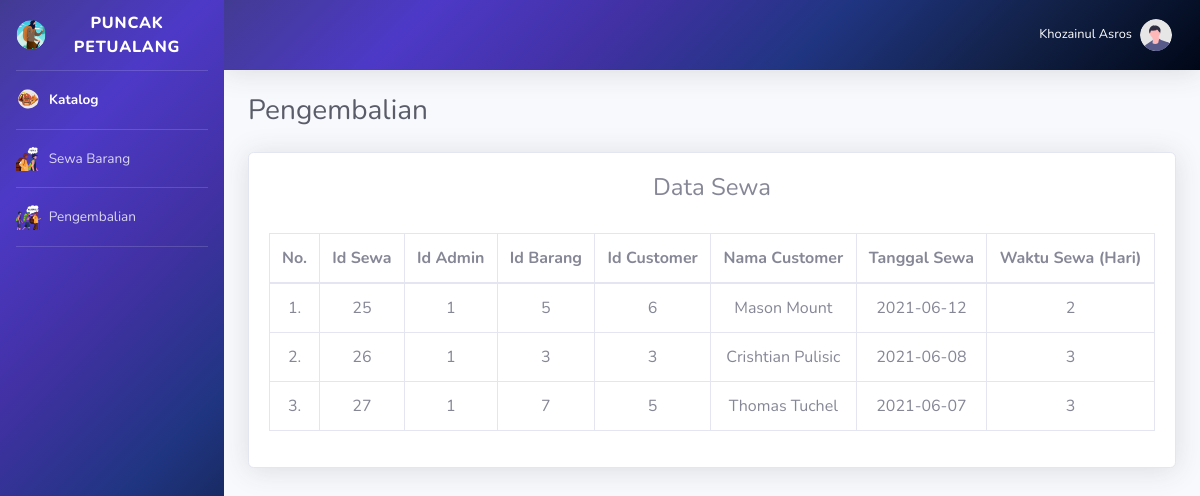
/data_sewa.php (signed in), run on the app's committed database.
### tables this page shows
CREATE TABLE `penyewaan` (
  `id_sewa` int(11) NOT NULL,
  `id_admin` int(11) NOT NULL,
  `id_barang` int(11) NOT NULL,
  `id_customer` int(11) NOT NULL,
  `tanggal_sewa` date NOT NULL,
  `waktu_sewa` int(25) NOT NULL
);

CREATE TABLE `customer` (
  `id_customer` int(11) NOT NULL,
  `nama` varchar(255) NOT NULL,
  `no_wa` varchar(255) NOT NULL,
  `alamat` varchar(255) NOT NULL,
  `tanggal_lahir` varchar(100) NOT NULL
);

### data_sewa.php (the view, shortened to what this page needs)
<!DOCTYPE html>
<?php
include "connection/koneksi.php";
$id = $_SESSION['id_admin'];
if(isset ($_SESSION['username'])){
    $query = "select * from admin natural join level_user where id_admin = $id";
    mysqli_query($conn, $query);
    $sql = mysqli_query($conn, $query);
    while($r = mysqli_fetch_array($sql)){
?>
<html lang="en">
<head>
    <link rel="stylesheet" href="css/Styles.css">
    <link href="vendor/fontawesome-free/css/all.min.css" rel="stylesheet" type="text/css">
    <link href="css/sb-admin-2.min.css" rel="stylesheet">
    <link href="css/arabic.css" rel="stylesheet" >
</head>
<body id="page-top">
    <div id="wrapper">
        <ul class="navbar-nav gradient-bg sidebar sidebar-dark accordion" id="accordionSidebar">
        <?php
            if($r['id_status'] == 2){
        ?>
            <a class="sidebar-brand d-flex align-items-center justify-content-center" href="#">
                <div class="sidebar-brand-icon">
                    <img src="img/logo.svg" width="30px" height="30px">
                </div>
                <div class="sidebar-brand-text mx-3">Puncak Petualang</div>
            </a>
            <hr class="sidebar-divider my-0">
            <li class="nav-item active">
                <a class="nav-link" href="data_barang.php">
                <img alt="Image placeholder" src="img/katalog.svg" width="25px" height="25px">
                    <span>&nbsp;Katalog</span>
                </a>
            </li>
            <hr class="sidebar-divider my-0">
            <li class="nav-item">
                <a class="nav-link" href="peminjaman.php">
                <img alt="Image placeholder" src="img/sewa.svg" width="25px" height="25px">
                    <span>&nbsp;Sewa Barang</span>
                </a>
            </li>
            <hr class="sidebar-divider my-0">
            <li class="nav-item">
                <a class="nav-link" href="pengembalian.php">
                <img alt="Image placeholder" src="img/kembali.svg" width="25px" height="25px">
                    <span>&nbsp;Pengembalian</span>
                </a>
            </li>
            <hr class="sidebar-divider my-0">
        <?php
            } else if($r['id_status'] == 1){
        ?>
            <a class="sidebar-brand d-flex align-items-center justify-content-center" href="#">
                <div class="sidebar-brand-icon">
                    <img src="img/logo.svg" width="30px" height="30px">
                </div>
                <div class="sidebar-brand-text mx-3">Puncak Petualang</div>
            </a>
            <hr class="sidebar-divider my-0">
            <li class="nav-item">
                <a class="nav-link" href="data_barang_admin.php">
                <img alt="Image placeholder" src="img/katalog.svg" width="25px" height="25px">
                    <span>&nbsp;Katalog</span>
                </a>
            </li>
            <hr class="sidebar-divider my-0">
            <li class="nav-item">
                <a class="nav-link" href="data_transaksi.php">
                <img alt="Image placeholder" src="img/tf.svg" width="25px" height="25px">
                    <span>&nbsp;Transaksi</span>
                </a>
            </li>
            <hr class="sidebar-divider my-0">
        <?php
            }
        ?>
        </ul>
        <div id="content-wrapper" class="d-flex flex-column">
            <div id="content">
                <nav class="navbar navbar-expand navbar-light gradient-bg topbar mb-4 static-top shadow">
                    <ul class="navbar-nav ml-auto">
                        <li class="nav-item dropdown no-arrow">
                            <a class="nav-link dropdown-toggle" href="#" id="userDropdown" role="button"
                                data-toggle="dropdown" aria-haspopup="true" aria-expanded="false">
                                <span class="mr-2 d-none d-lg-inline text-white small"><?php echo $r['nama'];?></span>
                                <img class="img-profile rounded-circle"
                                    src="img/undraw_profile.svg">
                            </a>
                        </li>
                    </ul>
                </nav>
            <div class="container-fluid">
                <div class="d-sm-flex align-items-center justify-content-between mb-4">
                    <h1 class="h3 mb-0 text-gray-800">Pengembalian</h1>
                </div>
                <section class="mar-top--x-3 mar-bottom--x-5">
                    <div class="card shadow mb-4">
                        <div class="card-body">
                            <div class="responsive">
                                <div class="judul">
                                    <h4 align="center">Data Sewa</h4>
                                    <br>
                                </div>
                                <?php
                                $query_data_sewa = "SELECT penyewaan.id_sewa, penyewaan.id_admin, penyewaan.id_barang, penyewaan.id_customer, customer.nama, penyewaan.tanggal_sewa, penyewaan.waktu_sewa
                                                    FROM penyewaan
                                                    INNER JOIN customer ON penyewaan.id_customer = customer.id_customer;";
                                $sql_data_sewa = mysqli_query($conn, $query_data_sewa);
                                $no = 1;
                                ?>
                                <table class="table table-bordered" id="dataTable" width="100%" cellspacing="0">
                                    <thead align="center">
                                        <tr>
                                            <th>No.</th>
                                            <th>Id Sewa</th>
                                            <th>Id Admin</th>
                                            <th>Id Barang</th>
                                            <th>Id Customer</th>
                                            <th>Nama Customer</th>
                                            <th>Tanggal Sewa</th>
                                            <th>Waktu Sewa (Hari)</th>
                                        </tr>
                                    </thead>
                                    <tbody align="center">
                                    <?php
                                        while($r_dt_sewa = mysqli_fetch_array($sql_data_sewa)){
                                    ?>
                                        <tr class="odd gradeX">
                                        <td><center><?php echo $no++; ?>.</center></td>
                                        <td><?php echo $r_dt_sewa['id_sewa']; ?></td>
                                        <td><?php echo $r_dt_sewa['id_admin']; ?></td>
                                        <td><?php echo $r_dt_sewa['id_barang']; ?></td>
                                        <td><?php echo $r_dt_sewa['id_customer']; ?></td>
                                        <td><?php echo $r_dt_sewa['nama']; ?></td>
                                        <td><?php echo $r_dt_sewa['tanggal_sewa']; ?></td>
                                        <td><?php echo $r_dt_sewa['waktu_sewa']; ?></td>
                                        </tr>
                                    <?php
                                        }
                                    ?>
                                    </tbody>
                                </table>
                            </div>
                        </div>
                    </div>
                </section>
            </div>
            <br><br><br><br><br><br>
        </div>
    </div>
</body>
</html>
<?php
  }
} else {
  header('location: logout.php');
}
?>

### css/Styles.css (style rules this page uses)
.gradient-bg { background-image: linear-gradient(135deg, #423B92, #4D39C7, #4131A3, #203582, #122147, #000717); }

### data on the page
penyewaan: id_sewa "25", id_admin "1", id_barang "5", id_customer "6", id_customer.nama "Mason Mount", tanggal_sewa "2021-06-12", waktu_sewa "2"
penyewaan: id_sewa "26", id_admin "1", id_barang "3", id_customer "3", id_customer.nama "Crishtian Pulisic", tanggal_sewa "2021-06-08", waktu_sewa "3"
penyewaan: id_sewa "27", id_admin "1", id_barang "7", id_customer "5", id_customer.nama "Thomas Tuchel", tanggal_sewa "2021-06-07", waktu_sewa "3"

### other printed values
$r['nama'] "Khozainul Asros"
